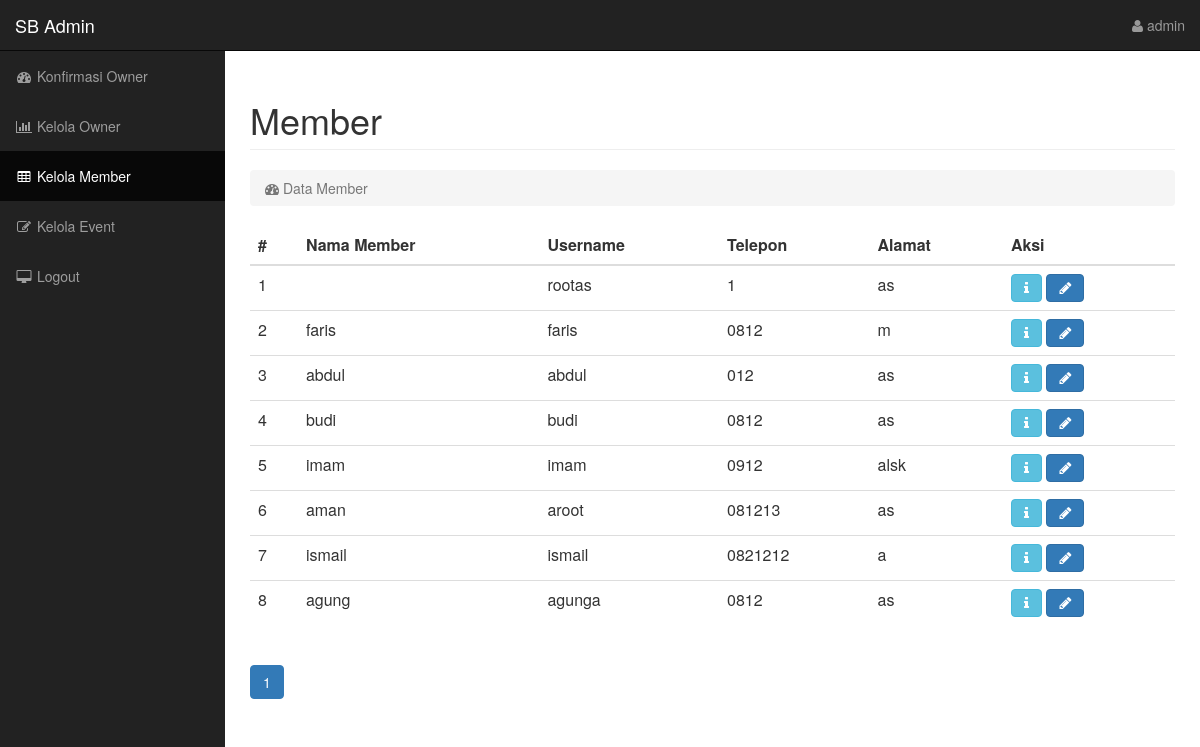
/admin?p=manage-member (signed in), run on the app's committed database.
### tables this page shows
CREATE TABLE `member` (
  `id_member` int(11) NOT NULL,
  `username_member` varchar(30) DEFAULT NULL,
  `password_member` varchar(32) DEFAULT NULL,
  `nama_member` varchar(30) DEFAULT NULL,
  `telephone_member` varchar(30) DEFAULT NULL,
  `alamat_member` text,
  `email_member` varchar(100) DEFAULT NULL,
  `status` enum('0','1') DEFAULT NULL
);

### admin/includes/manage-member/index.php (the view, shortened to what this page needs)
<?php
    $halaman = 10;
  $page = isset($_GET["n"]) ? (int)$_GET["n"] : 1;
  $mulai = ($page>1) ? ($page * $halaman) - $halaman : 0;
  $result = mysqli_query($conn,"SELECT * from member where status = '0'");
  $total = mysqli_num_rows($result);
  $pages = ceil($total/$halaman);
  $query = mysqli_query($conn,"SELECT * from member where status = '0' LIMIT $mulai, $halaman");
 ?>
                 <div class="row">
                    <div class="col-lg-12">
                        <h1 class="page-header">
                            Member
                        </h1>
                        <ol class="breadcrumb">
                            <li class="active">
                                <i class="fa fa-dashboard"></i> Data Member
                            </li>
                        </ol>
                    </div>
                </div>
                <div class="row">
                    <div class="col-lg-12">
                    <table class="table table-hover">
                        <thead>
                            <th>#</th><th>Nama Member</th><th>Username</th><th>Telepon</th><th>Alamat</th><th>Aksi</th>
                        </thead>
                        <tbody>
                        <?php $no =1; while ($d = mysqli_fetch_object($query)) {
?>                        	<tr>
                        		<td><?php echo $no++; ?></td>
                                <td><?php echo $d->username_member; ?></td>
                        		<td><?php echo $d->nama_member; ?></td>
                        		<td><?php echo $d->telephone_member; ?></td>
                        		<td><?php echo $d->alamat_member; ?></td>
                        		<td><a href="<?php echo "index.php?p=manage-member&act=detail&id=".$d->id_member; ?>"><button class="btn btn-info"><i class="fa fa-info"></i></button></a>
                                <a href="<?php echo "index.php?p=manage-member&act=edit&id=".$d->id_member; ?>"><button class="btn btn-primary"><i class="fa fa-pencil"></i></button></a></td>
                        	</tr>
                        	<?php } ?>
                        </tbody>
                    </table>
<ul class="pagination">
  <?php for ($i=1; $i<=$pages ; $i++){ ?>
    <li <?php if($page == $i){echo "class='active'";}  ?>><a href="index.php?p=manage-member&n=<?php echo $i; ?>"><?php echo $i; ?></a></li>
     <?php } ?>
</ul>
</div>
</div>

### admin/assets/css/sb-admin.css (style rules this page uses)
body { margin-top: 100px; background-color: #222; }
@media (min-width:768px) { body { margin-top: 50px; } }

### data on the page
member: nama_member "rootas", telephone_member "1", alamat_member "as"
member: username_member "faris", nama_member "faris", telephone_member "0812", alamat_member "m"
member: username_member "abdul", nama_member "abdul", telephone_member "012", alamat_member "as"
member: username_member "budi", nama_member "budi", telephone_member "0812", alamat_member "as"
member: username_member "imam", nama_member "imam", telephone_member "0912", alamat_member "alsk"
member: username_member "aman", nama_member "aroot", telephone_member "081213", alamat_member "as"
member: username_member "ismail", nama_member "ismail", telephone_member "0821212", alamat_member "a"
member: username_member "agung", nama_member "agunga", telephone_member "0812", alamat_member "as"

### other printed values
$_SESSION['username'] "admin"
